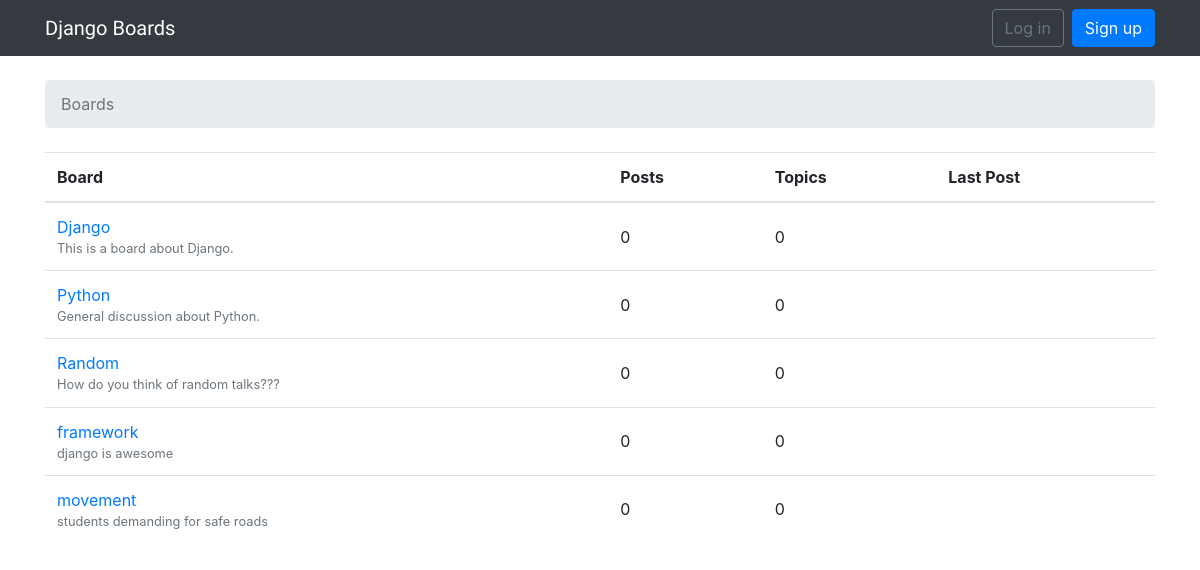
The page / on the database its author committed.
### boards/models.py (models this page shows, shortened)
class Board(models.Model):
    name = models.CharField(max_length=30, unique=True)
    description = models.CharField(max_length=100)

### boards/views.py (the view)
# urls.py: 2. Add a URL to urlpatterns:  path('', views.home, name='home')
def home(request):
    boards = Board.objects.all()
    return render(request, 'home.html', {'boards': boards})

### templates/home.html
{% extends 'base.html' %}
{% block breadcrumb %}
  <li class="breadcrumb-item active">Boards</li>
{% endblock %}
{% block content %}
  <table class="table">
    <thead class="thead-inverse">
      <tr>
        <th>Board</th>
        <th>Posts</th>
        <th>Topics</th>
        <th>Last Post</th>
      </tr>
    </thead>
    <tbody>
      {% for board in boards %}
        <tr>
          <td>
            <a href="{% url 'board_topics' board.pk %}">{{ board.name }}</a>
            <small class="text-muted d-block">{{ board.description }}</small>
          </td>
          <td class="align-middle">0</td>
          <td class="align-middle">0</td>
          <td></td>
        </tr>
      {% endfor %}
    </tbody>
  </table>
{% endblock %}

### rows shown on the page
Board: name "Django", description "This is a board about Django."
Board: name "Python", description "General discussion about Python."
Board: name "Random", description "How do you think of random talks???"
Board: name "framework", description "django is awesome"
Board: name "movement", description "students demanding for safe roads"
